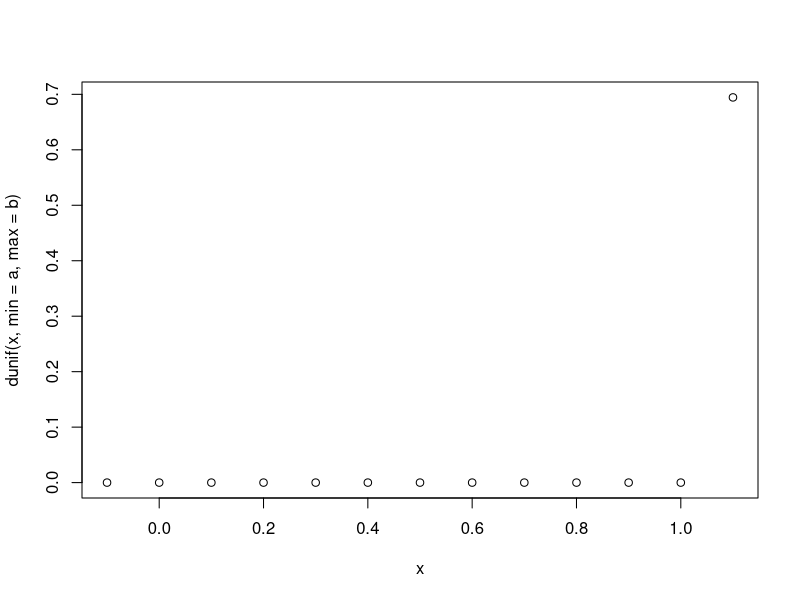
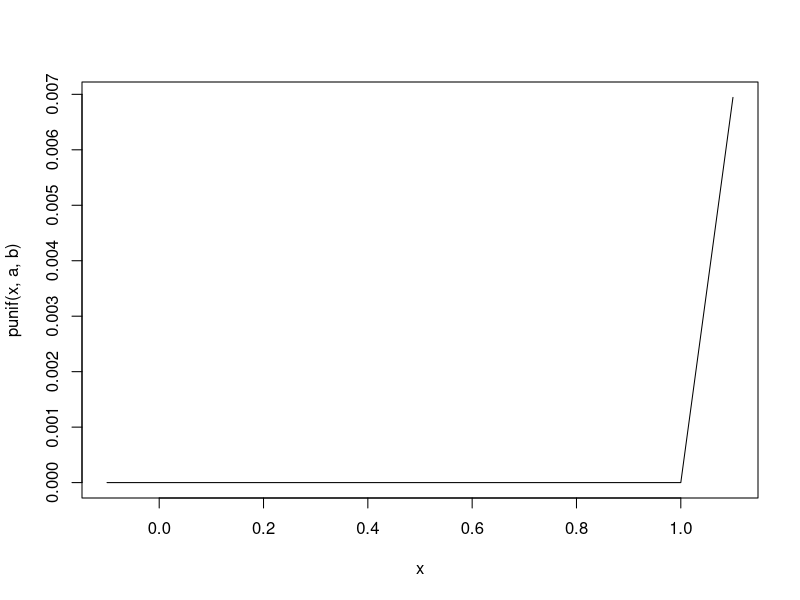
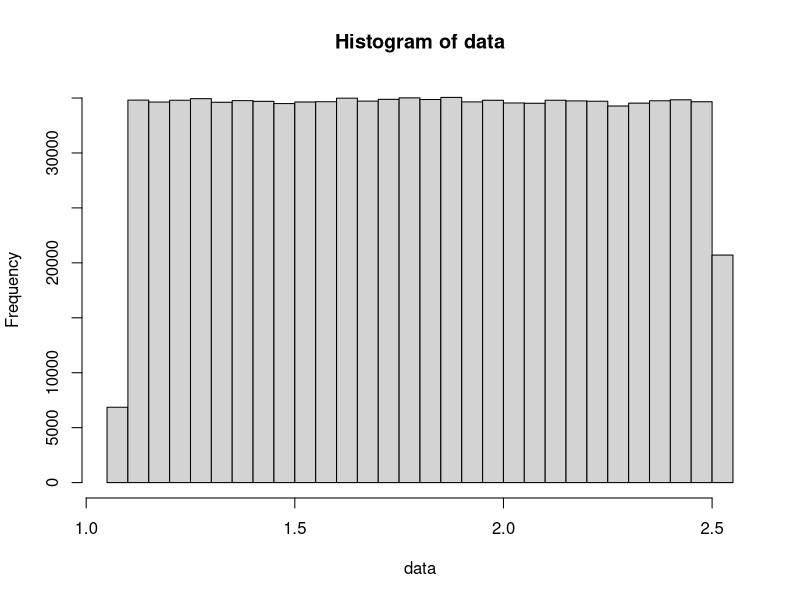

Generate these figures, in order, with R:
## ---- chunk 1
knitr::opts_chunk$set(echo = TRUE)
## ---- chunk 2
a = 1.09
b = 2.53

x = seq(-0.1, 1.1, 0.1)
plot(x, dunif(x, min = a, max = b)) # Funcion de distribucion
plot(x, punif(x, a, b), type = "l") # Funcion de probabilidad
qunif(0.5, a, b)
runif(1000000, a, b) -> data
hist(data)
